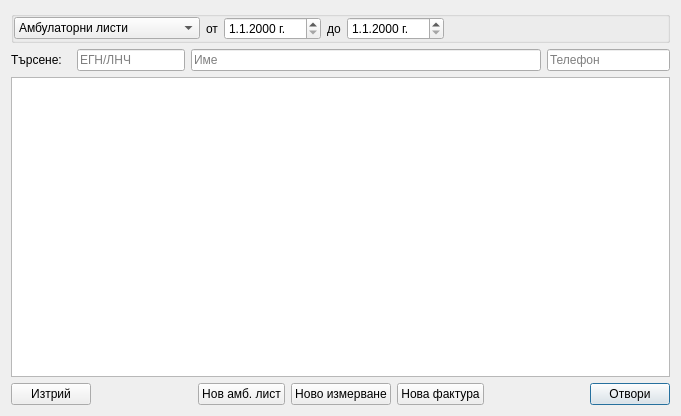
<?xml version="1.0" encoding="UTF-8"?>
<ui version="4.0">
 <class>AmbListSelector</class>
 <widget class="QDialog" name="AmbListSelector">
  <property name="geometry">
   <rect>
    <x>0</x>
    <y>0</y>
    <width>681</width>
    <height>416</height>
   </rect>
  </property>
  <property name="windowTitle">
   <string>AmbListSelector</string>
  </property>
  <layout class="QVBoxLayout" name="verticalLayout">
   <item>
    <widget class="QGroupBox" name="groupBox">
     <property name="title">
      <string/>
     </property>
     <layout class="QHBoxLayout" name="horizontalLayout_3">
      <property name="leftMargin">
       <number>0</number>
      </property>
      <property name="topMargin">
       <number>0</number>
      </property>
      <property name="rightMargin">
       <number>0</number>
      </property>
      <property name="bottomMargin">
       <number>0</number>
      </property>
      <item>
       <widget class="QComboBox" name="dataTypeCombo">
        <property name="minimumSize">
         <size>
          <width>150</width>
          <height>0</height>
         </size>
        </property>
        <item>
         <property name="text">
          <string>Амбулаторни листи</string>
         </property>
        </item>
        <item>
         <property name="text">
          <string>Пародонтални измервания</string>
         </property>
        </item>
        <item>
         <property name="text">
          <string>Пациенти</string>
         </property>
        </item>
        <item>
         <property name="text">
          <string>Финансови документи</string>
         </property>
        </item>
       </widget>
      </item>
      <item>
       <widget class="QLabel" name="label">
        <property name="text">
         <string>от</string>
        </property>
       </widget>
      </item>
      <item>
       <widget class="CustomDateEdit" name="fromDateEdit">
        <property name="displayFormat">
         <string notr="true">d.M.yyyy 'г.'</string>
        </property>
       </widget>
      </item>
      <item>
       <widget class="QLabel" name="label_2">
        <property name="text">
         <string>до</string>
        </property>
       </widget>
      </item>
      <item>
       <widget class="CustomDateEdit" name="toDateEdit">
        <property name="displayFormat">
         <string notr="true">d.M.yyyy 'г.'</string>
        </property>
       </widget>
      </item>
      <item>
       <spacer name="horizontalSpacer_2">
        <property name="orientation">
         <enum>Qt::Horizontal</enum>
        </property>
        <property name="sizeHint" stdset="0">
         <size>
          <width>40</width>
          <height>20</height>
         </size>
        </property>
       </spacer>
      </item>
     </layout>
    </widget>
   </item>
   <item>
    <layout class="QHBoxLayout" name="horizontalLayout_2">
     <item>
      <widget class="QLabel" name="label_3">
       <property name="sizePolicy">
        <sizepolicy hsizetype="Fixed" vsizetype="Preferred">
         <horstretch>0</horstretch>
         <verstretch>0</verstretch>
        </sizepolicy>
       </property>
       <property name="minimumSize">
        <size>
         <width>60</width>
         <height>0</height>
        </size>
       </property>
       <property name="text">
        <string>Търсене:</string>
       </property>
      </widget>
     </item>
     <item>
      <widget class="QLineEdit" name="idSearchEdit">
       <property name="sizePolicy">
        <sizepolicy hsizetype="Fixed" vsizetype="Fixed">
         <horstretch>0</horstretch>
         <verstretch>0</verstretch>
        </sizepolicy>
       </property>
       <property name="inputMask">
        <string/>
       </property>
       <property name="maxLength">
        <number>10</number>
       </property>
       <property name="placeholderText">
        <string>ЕГН/ЛНЧ</string>
       </property>
      </widget>
     </item>
     <item>
      <widget class="QLineEdit" name="nameSearchEdit">
       <property name="sizePolicy">
        <sizepolicy hsizetype="Preferred" vsizetype="Fixed">
         <horstretch>0</horstretch>
         <verstretch>0</verstretch>
        </sizepolicy>
       </property>
       <property name="minimumSize">
        <size>
         <width>350</width>
         <height>0</height>
        </size>
       </property>
       <property name="placeholderText">
        <string>Име</string>
       </property>
      </widget>
     </item>
     <item>
      <widget class="QLineEdit" name="phoneSearchEdit">
       <property name="minimumSize">
        <size>
         <width>100</width>
         <height>0</height>
        </size>
       </property>
       <property name="maximumSize">
        <size>
         <width>16777215</width>
         <height>16777215</height>
        </size>
       </property>
       <property name="inputMask">
        <string/>
       </property>
       <property name="text">
        <string/>
       </property>
       <property name="maxLength">
        <number>15</number>
       </property>
       <property name="placeholderText">
        <string>Телефон</string>
       </property>
      </widget>
     </item>
    </layout>
   </item>
   <item>
    <widget class="ListTable" name="tableView"/>
   </item>
   <item>
    <layout class="QHBoxLayout" name="horizontalLayout">
     <item>
      <widget class="QPushButton" name="deleteButton">
       <property name="text">
        <string>Изтрий</string>
       </property>
       <property name="autoDefault">
        <bool>false</bool>
       </property>
      </widget>
     </item>
     <item>
      <spacer name="horizontalSpacer_3">
       <property name="orientation">
        <enum>Qt::Horizontal</enum>
       </property>
       <property name="sizeHint" stdset="0">
        <size>
         <width>40</width>
         <height>20</height>
        </size>
       </property>
      </spacer>
     </item>
     <item>
      <widget class="QPushButton" name="newListButton">
       <property name="text">
        <string>Нов амб. лист</string>
       </property>
      </widget>
     </item>
     <item>
      <widget class="QPushButton" name="newPerioButton">
       <property name="text">
        <string>Ново измерване</string>
       </property>
      </widget>
     </item>
     <item>
      <widget class="QPushButton" name="newFinancialButton">
       <property name="text">
        <string>Нова фактура</string>
       </property>
      </widget>
     </item>
     <item>
      <spacer name="horizontalSpacer">
       <property name="orientation">
        <enum>Qt::Horizontal</enum>
       </property>
       <property name="sizeType">
        <enum>QSizePolicy::Expanding</enum>
       </property>
       <property name="sizeHint" stdset="0">
        <size>
         <width>40</width>
         <height>20</height>
        </size>
       </property>
      </spacer>
     </item>
     <item>
      <widget class="QPushButton" name="openButton">
       <property name="text">
        <string>Отвори</string>
       </property>
       <property name="default">
        <bool>true</bool>
       </property>
      </widget>
     </item>
    </layout>
   </item>
  </layout>
 </widget>
 <layoutdefault spacing="6" margin="11"/>
 <customwidgets>
  <customwidget>
   <class>ListTable</class>
   <extends>QTableView</extends>
   <header>View/uiComponents/listtable.h</header>
  </customwidget>
  <customwidget>
   <class>CustomDateEdit</class>
   <extends>QDateEdit</extends>
   <header>View/uiComponents/customdateedit.h</header>
  </customwidget>
 </customwidgets>
 <resources/>
 <connections/>
</ui>
